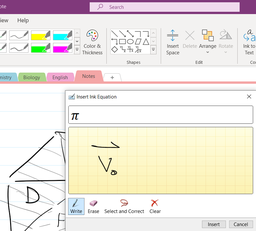
#> input picture Imports/test.png, 256 x 231 px, shrunk from 782 x 706 before the run, found by its file name; its folder holds only this picture in this run
$ python main.py
#> lines starting #> are read from the running program, lines starting #| are printed output that depends on the picture
### image_matrix.py
from PIL import Image
import numpy as np

global R, G, B, X, Y
R, G, B, X, Y = 0, 1, 2, 0, 1

def img_to_array(img):

    pixel = img.load()

    R_mat = []
    G_mat = []
    B_mat = []
    for row in range(img.size[X]):
        row_R = []
        row_G = []
        row_B = []
        for col in range(img.size[Y]):
            row_R.append(pixel[row, col][R])
            row_G.append(pixel[row, col][G])
            row_B.append(pixel[row, col][B])
        R_mat.append(row_R)
        G_mat.append(row_G)
        B_mat.append(row_B)
    pix_arr = [np.array(R_mat), np.array(G_mat), np.array(B_mat)]
    return pix_arr

def array_to_img(img, pix_arr):

    pixel = img.load()

    for col in range(img.size[Y]):
        for row in range(img.size[X]):
            R_val = int(pix_arr[R][row, col])
            G_val = int(pix_arr[G][row, col])
            B_val = int(pix_arr[B][row, col])

            pixel[row, col] = (R_val, G_val, B_val)
    return img

### manualTruncatingSVD.py
from reducedSVD import *


def mtsvd(M):                           # Getting the input matrix
    A = array(M)                        # Assuring its array form
    siz = shape(A)
    U, S, V = svd(A)                    # Getting its SVD factorization
    Sval_ = list(diag(S))
    n = 0
    Alsum = sum(Sval_)                  # The sum of all the singular values
    r = len(Sval_)
    for i in range(len(Sval_)):         # Determining the total needed intensity from the singular values
        n += Sval_[i]
        if n/Alsum > 0.8:
            r = i
            break
    Vr = V[:, :r].copy()                # The manually truncated SVD factors based on the specified intensity
    Sr = diag(Sval_[:r].copy())
    Ur = U[:, :r].copy()
    return Ur, Sr, Vr

### reducedSVD.py
from numpy import *
from numpy.linalg import *
from math import sqrt


def svd(D):                                                             # Taking the input matrix
    A = array(D)                                                        # Assuring the matrix is in the array form
    At = transpose(A)
    M = At @ A
    Eval, Evec = eig(M)
    for i in range(len(Eval)):                                          # Ordering the singular values in an ascending
        for j in range(i + 1, len(Eval)):                               # \\ manner, preserving their correspondence to
            if Eval[j] > Eval[i]:                                       # \\ their eigen vectors
                Eval[i], Eval[j] = Eval[j], Eval[i]
                for k in range(len(Evec)):
                    Evec[k][i], Evec[k][j] = Evec[k][j], Evec[k][i]
    Eval_ = list(Eval)
    for i in range(len(Eval_)):                                         # For very tiny negative values that might arise
        if Eval_[i] < 0:                                                # \\ from errors in the numerical calculations
            Eval_[i] = 0
    if 0 in Eval_:
        r = Eval_.index(0)
    else:
        r = len(Eval_)
    Evals = [sqrt(Eval_[i]) for i in range(r)]                          # Getting rid of zero values and corresponding
    Rvecs = []                                                          # \\ vectors
    for i in Evec:
        Rvecs.append(i[:r])
    Lvecs = []
    for i in range(r):
        v = list((1/Evals[i]) * (A @ array(Rvecs)[:, i]))
        Lvecs.append(v)
    EVDiag = diag(array(Evals))                                         # The final factorization form
    RSvecs = array(Rvecs)
    LSvecs = transpose(array(Lvecs))
    return LSvecs, EVDiag, RSvecs

### main.py
from PIL import Image
from image_matrix import *
from manualTruncatingSVD import *
import os
import sys

# Main Script
path = sys.path[0] + '\\Imports'
while True:
    print(os.listdir(path))
    file_name = input('Enter file name: ')
#> the answer given: Imports/test.png
    try:
        img = Image.open('Imports\\' + file_name)
#> img is the input picture: PIL image 256x231 RGBA; mean R, G, B, A 237.8, 232.5, 225.2, 255
        break
    except:
        print('Invalid file name')

# Check dimensions
is_resized = False
if img.size[X] == img.size[Y]:
    img = img.resize((img.size[X], img.size[Y] + 1))
    is_resized = True

pix_arr = img_to_array(img) # [R_mat, G_mat, B_mat]
#> after the loop in img_to_array, `for row in range(img.size[X]):`: B_mat = 256 items
#> pix_arr = 3 items

is_transposed = False
if img.size[X] < img.size[Y]:
    for i in range(len(pix_arr)):
        pix_arr[i] = np.transpose(pix_arr[i])
    is_transposed = True


# SVD on image
for i in range(len(pix_arr)):
    mat = mtsvd(pix_arr[i])
    pix_arr[i] = mat[0] @ mat[1] @ np.transpose(mat[2])
#> this loop made 3 passes
#> Alsum in mtsvd on passes 1 to 3: 105254.7, 105095, 103325.4
#> pass 1, in mtsvd, `A = array(M)`:
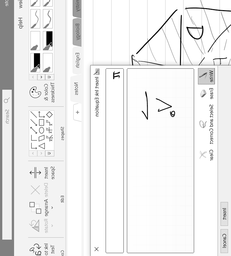
#> A: shape (256, 231) int64; min 0, max 255, mean 237.8
#> pass 1, in svd, `At = transpose(A)`:
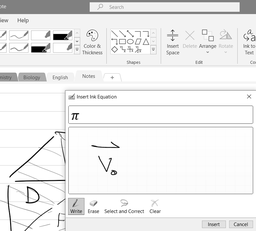
#> At: shape (231, 256) int64; min 0, max 255, mean 237.8
#> pass 1, in svd, `M = At @ A`:
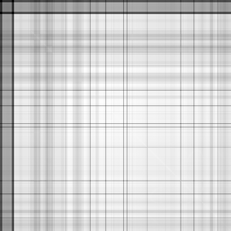
#> M: shape (231, 231) int64; min 3968316, max 16646400, mean 14485833.3; drawn with min black and max white
#> pass 1, in svd, `EVDiag = diag(array(Evals))`:
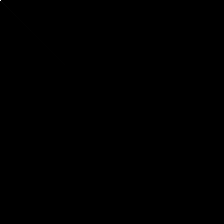
#> EVDiag: shape (224, 224) float64; min 0, max 58065.4, mean 2.1; drawn with min black and max white


# Reset image dimensions
if is_transposed:
    for i in range(len(pix_arr)):
        pix_arr[i] = np.transpose(pix_arr[i])
if is_resized:
    img = img.resize((img.size[X], img.size[Y] - 1))

img = array_to_img(img, pix_arr)
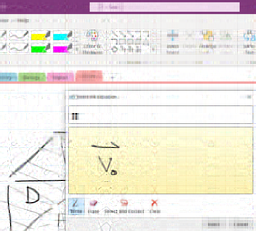
#> img: PIL image 256x231 RGBA; mean R, G, B, A 236.6, 231.4, 224.2, 255
#> (the run stopped early here; a loop or call above may not have finished)
